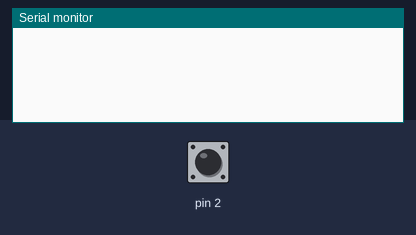
Bench run of a sketch on a simulated Arduino Uno, built with avr-gcc and run on an emulated ATmega328P. On the bench: the last lines printed to the serial monitor. Inputs (shaded band) come from the test bench; at power-on: pin 2 HIGH.

Above: at 1.2 s.
1.3 s: pin 2 pulled LOW for 0.15 s
At 1.8 s:
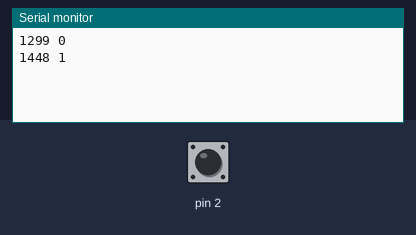
2.9 s: pin 2 pulled LOW for 1 s
At 4.3 s:
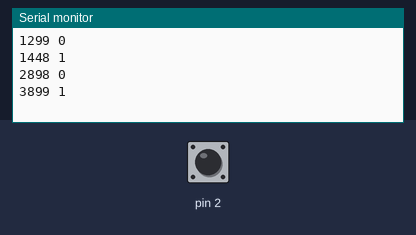
5.4 s: pin 2 pulled LOW for 0.15 s
At 6.1 s:
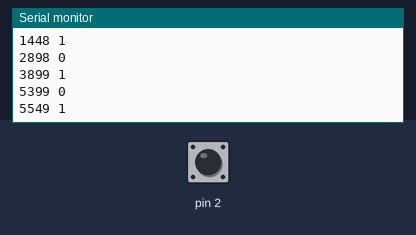
Timing chart, 0 to 8.4 s (numbered marks = the images above; inputs shaded):
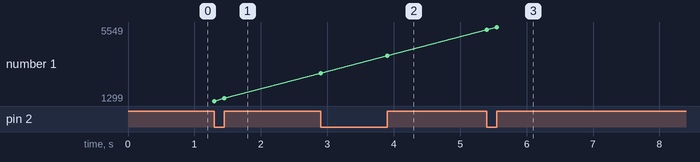

The sketch:

Int_433_read.ino
```cpp
volatile byte counter = 0;
volatile bool flag = false;

void setup() {
  Serial.begin(115200);

  pinMode(2, INPUT_PULLUP);
  attachInterrupt(0, isr, CHANGE);
}

void isr() {
  counter = digitalRead(2);
  flag = true;
}

void loop() {
  if (flag) {
    Serial.print(millis());
    Serial.print(" ");
    Serial.println(counter);
    flag = false;
  }
}
```

Measured:
- after the input at 1.3 s, the serial monitor: prints a new line at once (image 1)
- after the input at 2.9 s, the serial monitor: prints a new line at once (image 2)
- after the input at 5.4 s, the serial monitor: prints a new line at once (image 3)
- plotted number 1: 1448 → 3899 after the input at 2.9 s, 3899 → 5549 after the input at 5.4 s
